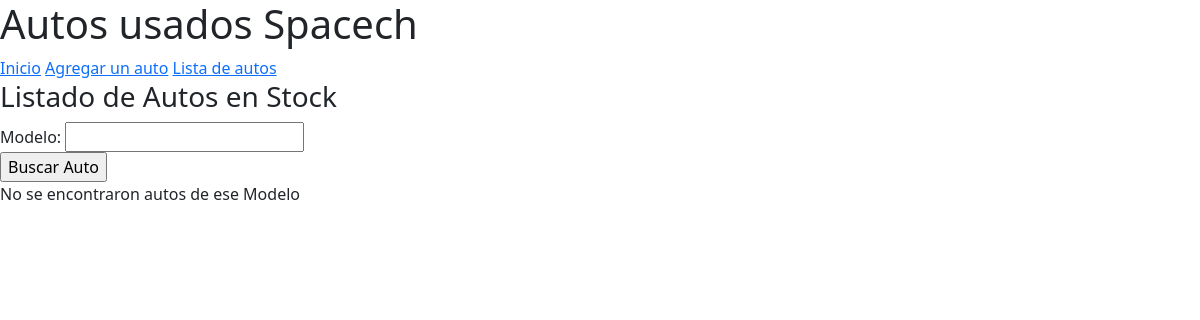
Page /autos on the earlier database version.
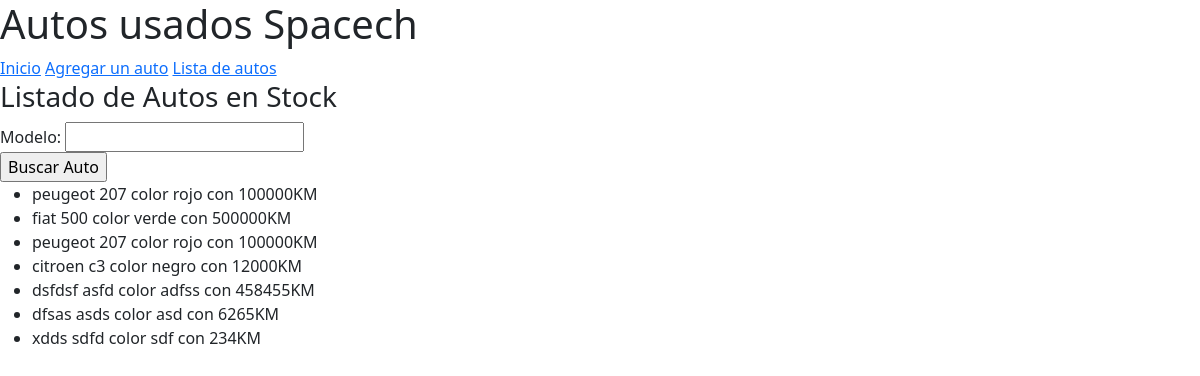
Same page on the later database version.
### pagina/models.py (models this page shows)
class Auto (models.Model):
    marca = models.CharField(max_length = 20)
    modelo = models.CharField(max_length = 20)
    color = models.CharField(max_length = 20)
    kilometros = models.IntegerField()
    def __str__(self) :
        return f"{self.marca}  {self.modelo} color {self.color} con {self.kilometros}KM"

### pagina/views.py (the view)
# urls.py: path('autos', lista_de_autos, name = 'Autos')
def lista_de_autos(request):
    autos= Auto.objects.all()
    formulario = BuscarAuto(request.GET)
    if formulario.is_valid():
        modelo_a_buscar = formulario.cleaned_data.get('modelo')
        autos = Auto.objects.filter(modelo__icontains=modelo_a_buscar)
    return render(request, 'autos.html', {'autos': autos , 'formulario': formulario})

### pagina/forms.py
class BuscarAuto (forms.Form):
    modelo = forms.CharField(max_length=20 , required=False)

### templates/autos.html (shortened to what this page needs)
<!DOCTYPE html>
<html lang="en">
  <head>
    <link href="https://cdn.jsdelivr.net/npm/bootstrap@5.3.2/dist/css/bootstrap.min.css" rel="stylesheet">
  </head>
  <body>
    <header><h1>Autos usados Spacech</h1></header>
    <nav>
        <a href={% url "principal" %}>Inicio</a>
        <a href={% url "AgregarAutos" %}>Agregar un auto</a>
        <a href={% url "Autos" %}>Lista de autos </a>
    </nav>
    <h3>Listado de Autos en Stock</h3>
    <form action={% url 'Autos'%}>
      {{formulario}}
      <input type="submit" value="Buscar Auto">
    </form>
    {% if autos %}
    <ul>
      {% for auto in autos %}
      <li>{{auto}}</li>
      {% endfor %}
    </ul>
    {% else %}
    <p>No se encontraron autos de ese Modelo</p>
    {% endif %}
  </body>
</html>

Differences in the rows shown:
added Auto: marca+modelo+color "peugeot 207 color rojo con 100000KM"
added Auto: marca+modelo+color "fiat 500 color verde con 500000KM"
added Auto: marca+modelo+color "peugeot 207 color rojo con 100000KM"
added Auto: marca+modelo+color "citroen c3 color negro con 12000KM"
added Auto: marca+modelo+color "dsfdsf asfd color adfss con 458455KM"
added Auto: marca+modelo+color "dfsas asds color asd con 6265KM"
added Auto: marca+modelo+color "xdds sdfd color sdf con 234KM"
Other differences:
text no longer shown: "No se encontraron autos de ese Modelo"
